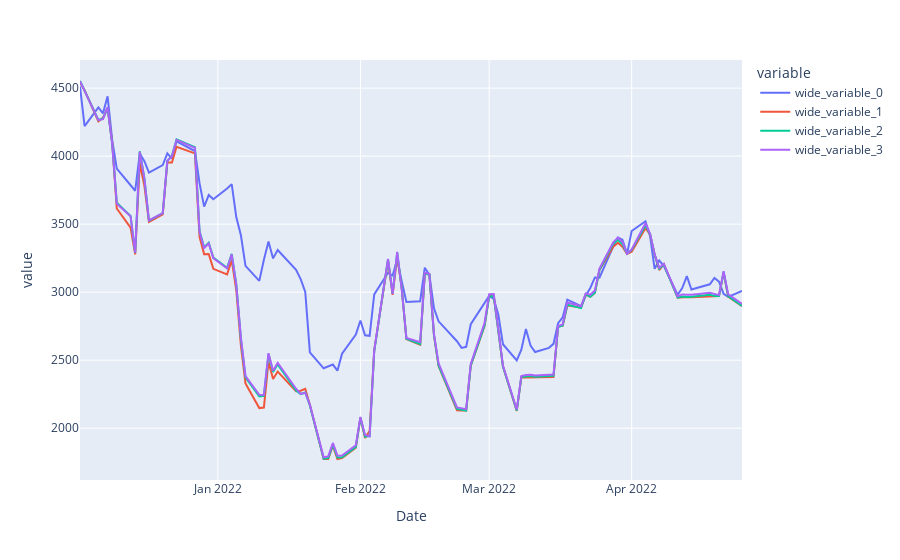

The notebook cell saved with this chart:
### Code cell
gb_200 = GradientBoostingRegressor(random_state = 10 , loss='absolute_error', n_estimators = 200)
gb_500 = GradientBoostingRegressor(random_state = 10 , loss='absolute_error', n_estimators = 500)
gb_1500 = GradientBoostingRegressor(random_state = 10 , loss='absolute_error', n_estimators = 1500)
df = pd.DataFrame(columns = ['MAE', 'MSE', 'R2'], index = ['200','500', '1500'])
show_results(df,gb_200, gb_500, gb_1500)
